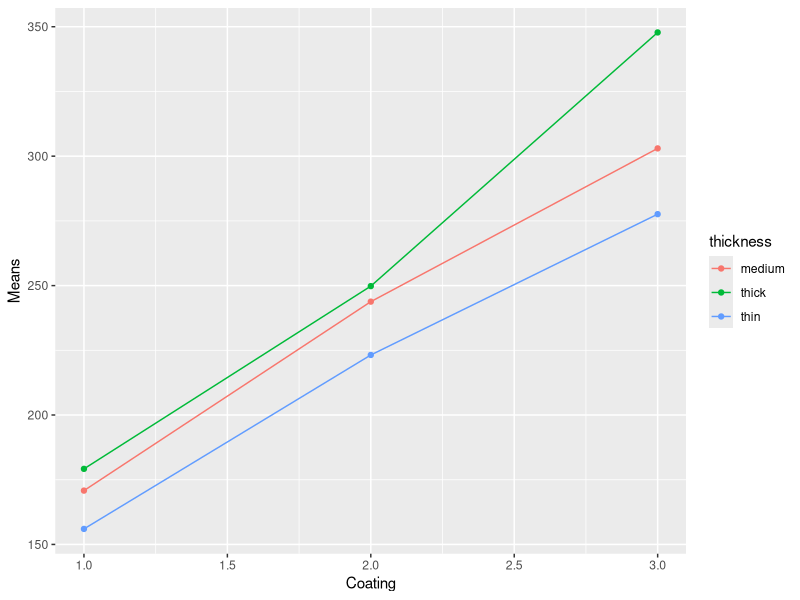

Write the R code that produced this figure.
## ---- chunk 1
durability<-c(166, 154, 155, 156, 149,167, 171, 166, 165, 185,181, 185, 178, 178, 174,
              219, 241, 216, 220, 220,263, 241, 246, 245, 224,242, 258, 257, 242, 250,
              277, 276, 277, 278, 280,309, 281, 309, 302, 314,350, 348, 359, 340, 342)

coating<-c(rep(c(1,2,3),c(15,15,15)))
thickness<-rep(c("thin","medium","thick"),each=5,times=3)
datos<-data.frame(durability=durability,coating=as.factor(coating),thickness=thickness)
head(datos)
## ---- chunk 2
means <- tapply(datos$durability, datos[, -1], mean)
means
## ---- chunk 3
library(ggplot2)
df<-data.frame(Coating=rep(1:3, 3), Means=c(means),
               thickness = 
               rep(c("medium", "thick", "thin"), each=3))
ggplot(data=df, aes(Coating, Means, color=thickness)) +
            geom_point() + geom_line()
## ---- chunk 4
y<-datos$durability
I<-3;J<-3;n<-5
yij.<-tapply(y, datos[, -1], sum)
yi..<-tapply(y, datos[, 2], sum)
y.j.<-tapply(y, datos[, 3], sum)
y...<-sum(y)
sse <-sum(y^2)-sum(yij.^2)/n
## ---- chunk 5
ssgamma<-sum(yij.^2)/n-sum(yi..^2)/(n*J)-sum(y.j.^2)/(n*I)+y...^2/(n*I*J)
FTS<-(ssgamma/((I-1)*(J-1)))/(sse/(I*J*(n-1)))
## ---- chunk 6
round(c(sse/c(1, I*J*(n-1)), ssgamma/c(1, (I-1)*(J-1)), 
        FTS, 1-pf(FTS, (I-1)*(J-1), I*J*(n-1))), 3)
## ---- chunk 7
anova<-aov(durability~.^2,data=datos)
summary(anova)
## ---- chunk 8
tuk<-TukeyHSD(anova)$`coating:thickness`
tuk1<-tuk[order(tuk[,4],decreasing = FALSE),]
head(tuk1[,-(2:3)],n=12)
